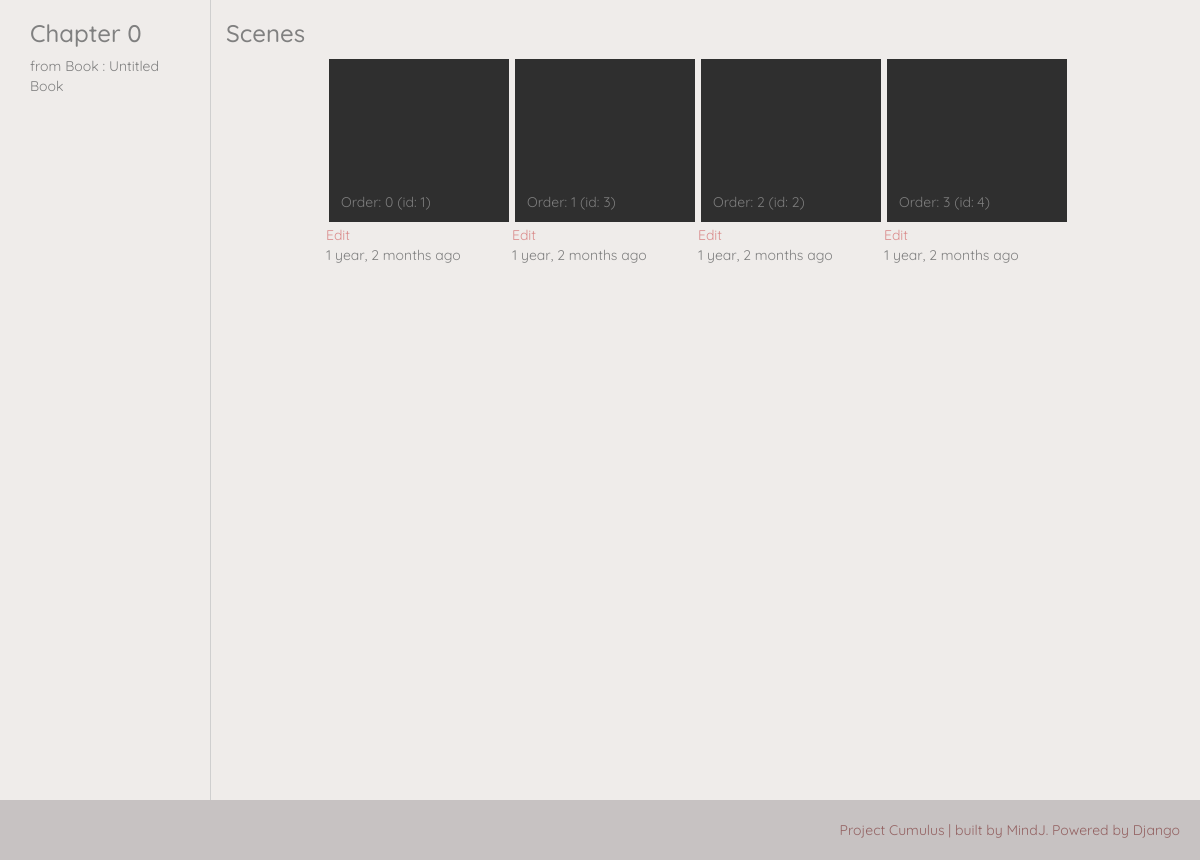
Page /flipbooks/1/0/ on the earlier database version.
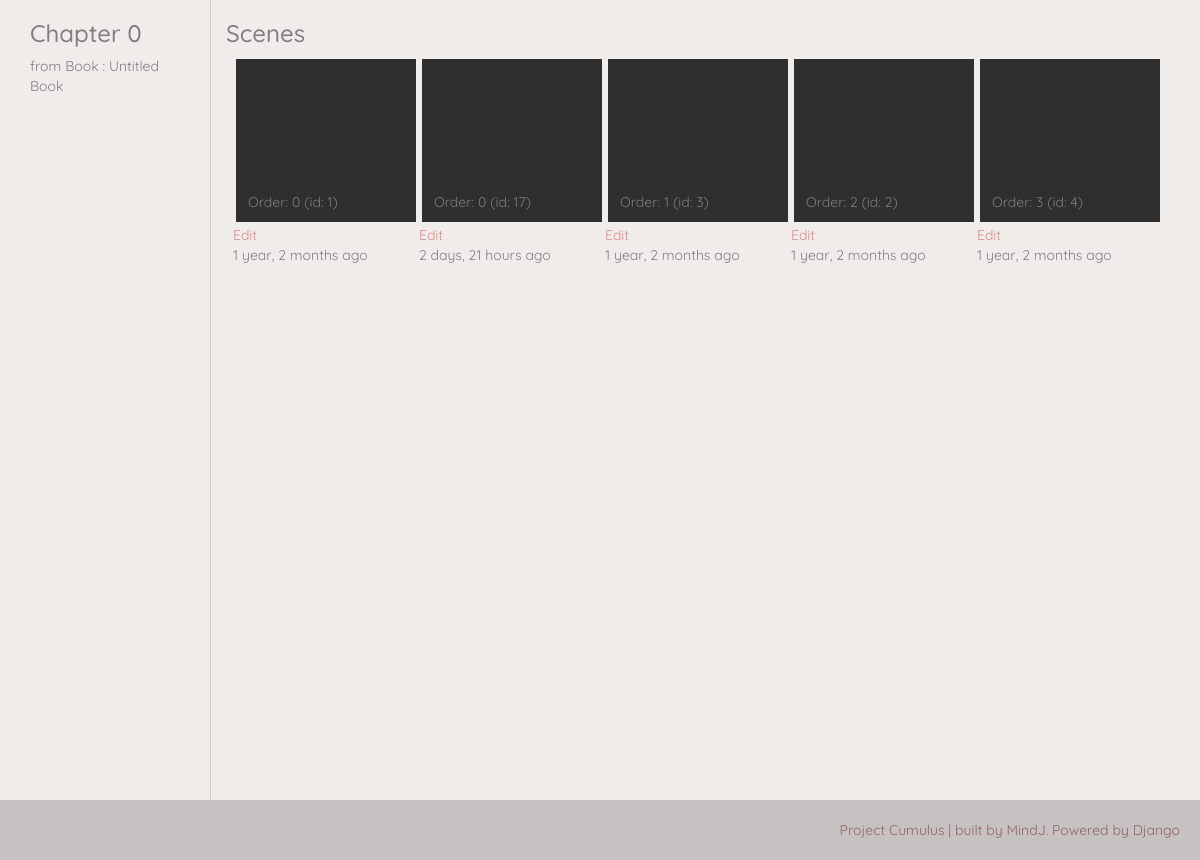
Same page on the later database version.
### flipbooks/models.py (models this page shows, shortened)
class Chapter(models.Model):
    number = models.IntegerField(default="0")
    title = models.CharField(max_length=50, blank=True, default="Untitled")
    book = models.ForeignKey(Book, on_delete=models.CASCADE)
    date_created = models.DateTimeField(auto_now_add=True)
    date_modified = models.DateTimeField(auto_now=True)
    def __str__(self):
        return "Chapter {}: {}".format(self.number, self.title)

class Book(models.Model):
    title = models.CharField(max_length=50, blank=True, default="Untitled Book")
    date_created = models.DateTimeField(auto_now_add=True)
    date_modified = models.DateTimeField(auto_now=True)

class Scene(models.Model):
    order = models.IntegerField(default="0")
    children_li = models.TextField(max_length=200, blank=True, default="")
    name = models.CharField(max_length=50, blank=True, default="")
    description = models.TextField(max_length=100, blank=True, default="")
    chapter = models.ForeignKey(Chapter, on_delete=models.CASCADE, default=0)
    date_created = models.DateTimeField(auto_now_add=True)
    date_modified = models.DateTimeField(auto_now=True)

### flipbooks/views.py (the view)
# urls.py: re_path(r'^(?P<book_pk>\d+)/(?P<chapter_number>\d+)/$', views.ChapterDetailView_REACT.as_view(), name='chapter-detail'),
class ChapterDetailView_REACT(generic.TemplateView):
    model = Chapter
    queryset = Chapter.objects.all()
    template_name = "frontend/chapter_detail.html" # use frontend
    def get_context_data(self, *args, **kwargs):
        context = super(ChapterDetailView_REACT, self).get_context_data(*args, **kwargs)
        book = Book.objects.get(pk=kwargs['book_pk'])
        chapter = book.chapter_set.filter(number=kwargs['chapter_number'])[0]
        context['object_chapter'] = chapter
        context['object_scene_list'] = context['object_chapter'].scene_set.order_by('order')
        scene_create_form = forms.SceneCreateForm(initial={"chapter_number": chapter.number})
        context["scene_create_form"] = scene_create_form
        return context

### flipbooks/helpermodule/helpers.py (called while the page is built)
def is_valid_children_li(cli):
    if isinstance(cli, str) or isinstance(cli, str): # is it a string?
        cli = cli.split(",")
    elif isinstance(cli, list): # is it a list?
        pass
    else:
        return False
    cli = ''.join(cli)
    cli = cli.replace(" ","")
    if cli == '' : return False
    return True

### flipbooks/templatetags/flipbooks_custom_tags.py (called while the page is built)
@register.filter(name='map_queryset')
def map_queryset(qs, ref_ids):
    print("------ref_id recieved-------")
    print(ref_ids)
    if helpers.is_valid_children_li(ref_ids):
        ref_ids = ref_ids.split(",")
        ref_ids = [int(stringy_id) for stringy_id in ref_ids]
    else: return qs
    qs = list(qs)
    qs.sort(key=lambda frame: ref_ids.index(frame.id) if frame.id in ref_ids else -1)
    return qs

### frontend/templates/frontend/chapter_detail.html (shortened to what this page needs)
{% extends "layout_columned.html" %}
{% load thumbnail %}
{% load flipbooks_custom_tags %}
{% block left_column %}
    <h3>Chapter {{object_chapter.number}}</h3>
    <p>
        from Book : {{object_chapter.book.title}}
    </p>
{% endblock %}
{% block right_column %}
    <h3>Scenes</h3>
    <ul class="list_scenes">
        {% for scene in object_scene_list %}
            <li>
                <a class="scene_container" href="{% url 'flipbooks:scene-play' pk=scene.pk %}">
                    <span class="flex_item preview_container">
                        {% with scene.strip_set.all|map_queryset:scene.children_li as mapped_strip_set %}
                            <div class="preview">
                            </div>
                        {% endwith %}
                    </span>
                    <span class="flex_item header">
                        Order: {{scene.order}} (id: {{scene.id}})
                    </span>
                    <a class="scene_edit" href="{% url 'flipbooks:scene-edit' pk=scene.pk %}">Edit</a>
                    <div class="flex_item timestamp">
                        {{ scene.date_created|timesince }} ago
                    </div>
                </a>
            </li>
        {% empty %}
            <p>No strips could be found</p>
        {% endfor %}
    </ul>
{% endblock %}
{% block extra_js %}
    {% load static %}
{% endblock extra_js %}

### proj_cumulus/templates/layout_columned.html (shortened to what this page needs)
{% extends "base.html" %}
{% block wrapper_class %}columned{% endblock %}
{% block layout %}
    <div class="container">
    <div class="row">
        <div class="col-md-2 left_column">
            {% block left_column %}
            {% endblock %}
        </div>
        <div class="col-md-10 right_column">
            {% block right_column %}
            {% endblock %}
        </div>
    </div>
    </div>
{% endblock %}

### proj_cumulus/templates/base.html (shortened to what this page needs)
{% load static %}
<!DOCTYPE html>
<html lang="en">
  <head>
    <link href="{% static 'bootstrap/css/bootstrap.min.css' %}" rel="stylesheet">
    <link rel="stylesheet" href="https://use.fontawesome.com/releases/v5.3.1/css/all.css">
    <link href="{% static 'css_static/mainLayout.css' %}" rel="stylesheet">
    <link href="{% static 'css_static/ui.css' %}" rel="stylesheet">
    <link href="{% static 'css_static/objectCards.css' %}" rel="stylesheet">
    <link href="{% static 'css_static/forms.css' %}" rel="stylesheet">
    <link href="{% static 'css_static/sortable.css' %}" rel="stylesheet">
    <link href="{% static 'css_static/components.css' %}" rel="stylesheet">
    <link href="{% static 'css_static/menus.css' %}" rel="stylesheet">
    <link href="{% static 'css_static/themes.css' %}" rel="stylesheet">
  </head>
<body class="{% block body_class %}{% endblock body_class %}">
    <div class="content_wrapper {% block wrapper_class %}{% endblock %}">
        {% block layout %}
        {% endblock %}
    </div>
    <div class='footer'>
        <span>Project Cumulus | built by MindJ. Powered by Django</span>
    </div>
  </body>
</html>

### static-storage/css_static/mainLayout.css (style rules this page uses)
html, body { margin: 0; height: 100%; }
body { background-color: #efecea; font-family: 'Quicksand', sans-serif; color: #808080; }
a { color: #da8d8d; }
.content_wrapper { display:flex; flex-direction: column; min-height: 100%; }
.content_wrapper.columned .container { display: flex; flex-grow: 1; flex-basis: auto; }
.content_wrapper.columned .container .row { display: flex; flex-grow: 1; flex-basis: auto; }
.content_wrapper.columned .container .right_column { flex-grow: 1; flex-basis: auto; border-left: 1px solid #cfcfcf; }
.footer { display: flex; flex-grow: 1; }
.footer span { text-align: right; align-self: flex-end; display: block; height: 60px; width: 100%; background-color: #c7c2c2; padding: 20px; color: #946363; }

### static-storage/css_static/objectCards.css (style rules this page uses)
ul.list_scenes { display:flex; flex-wrap: wrap; justify-content: center; margin: 0; padding: 0; list-style: none; }
ul.list_scenes .scene_container { display:flex; flex-direction: column; width: 180px; margin: 3px; color: white; }
.scene_container .flex_item:last-child { margin-top: auto; }
.scene_container .header { padding: 3px 12px 10px 12px; background-color:#2f2f2f; color: #7d7d7d; transition-property: background-color, color; transition-duration: 0.3s; }
.scene_container .preview_container { position: relative; overflow: hidden; height: 130px; box-sizing: border-box; border-top: 20px solid #2f2f2f; border-bottom: 20px solid #2f2f2f; background-color: #2f2f2f; transition-property: border; transition-duration: 0.3s; }
.scene_container .preview_container .preview { position: absolute; display:inline-block; width: 100%; top: 50%; left: 50%; transform: translate(-50%, -50%); }

Differences in the rows shown:
added Scene: order "0", id "17", date_created "2 days, 21 hours"
